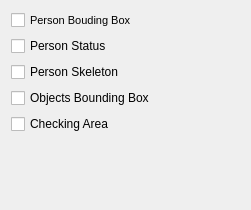
                          <widget class="QWidget" name="scrollAreaWidgetContents_5">
                           <property name="geometry">
                            <rect>
                             <x>0</x>
                             <y>0</y>
                             <width>251</width>
                             <height>210</height>
                            </rect>
                           </property>
                           <layout class="QVBoxLayout" name="verticalLayout_6">
                            <item>
                             <widget class="QCheckBox" name="checkBox_viewPersonBbox">
                              <property name="font">
                               <font>
                                <family>Segoe UI</family>
                                <pointsize>8</pointsize>
                               </font>
                              </property>
                              <property name="text">
                               <string>Person Bouding Box</string>
                              </property>
                             </widget>
                            </item>
                            <item>
                             <widget class="QCheckBox" name="checkBox_viewPersonStatus">
                              <property name="text">
                               <string>Person Status</string>
                              </property>
                             </widget>
                            </item>
                            <item>
                             <widget class="QCheckBox" name="checkBox_viewPersonSkeleton">
                              <property name="text">
                               <string>Person Skeleton</string>
                              </property>
                             </widget>
                            </item>
                            <item>
                             <widget class="QCheckBox" name="checkBox_viewObjectBbox">
                              <property name="text">
                               <string>Objects Bounding Box</string>
                              </property>
                             </widget>
                            </item>
                            <item>
                             <widget class="QCheckBox" name="checkBox_viewCheckingArea">
                              <property name="text">
                               <string>Checking Area</string>
                              </property>
                             </widget>
                            </item>
                            <item>
                             <spacer name="verticalSpacer_9">
                              <property name="orientation">
                               <enum>Qt::Vertical</enum>
                              </property>
                              <property name="sizeHint" stdset="0">
                               <size>
                                <width>20</width>
                                <height>40</height>
                               </size>
                              </property>
                             </spacer>
                            </item>
                           </layout>
                          </widget>
